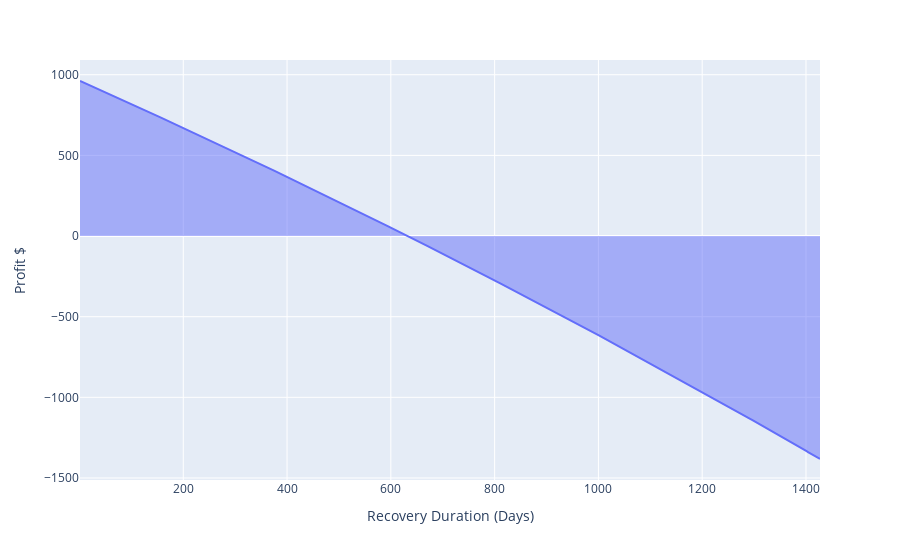

The notebook cell this image was saved under:
### Markdown cell above
Break-even analysis

### Code cell
possible_recovery_duration = range(min(full_div_recovery_duration), max(full_div_recovery_duration))
profits = []

for duration in possible_recovery_duration:
    interest = (loan_amount_per_share * (1 + daily_interst_rate) ** duration - loan_amount_per_share) * total_warrants_bought
    profits.append(total_div_received - interest)
    
break_even_df = pd.DataFrame()
break_even_df["Recovery Duration (Days)"] = possible_recovery_duration
break_even_df["Profit $"] = profits

px.area(break_even_df, x = "Recovery Duration (Days)", y = "Profit $").show()

### Figure 1 — Plotly figure (JSON) as saved in the notebook; plotly's stock layout.template omitted (floating-point values rounded to 4 significant figures; data arrays with more than 128 entries replaced by an {"elided": "..."} marker saying what was removed)
{"data": [{"fillpattern": {"shape": ""}, "hovertemplate": "Recovery Duration (Days)=%{x}<br>Profit $=%{y}<extra></extra>", "legendgroup": "", "line": {"color": "#636efa"}, "marker": {"symbol": "circle"}, "mode": "lines", "name": "", "orientation": "v", "showlegend": false, "stackgroup": "1", "type": "scatter", "x": {"elided": "1427 int values"}, "xaxis": "x", "y": {"elided": "1427 float values"}, "yaxis": "y"}], "layout": {"legend": {"tracegroupgap": 0}, "margin": {"t": 60}, "xaxis": {"anchor": "y", "domain": [0, 1], "title": {"text": "Recovery Duration (Days)"}}, "yaxis": {"anchor": "x", "domain": [0, 1], "title": {"text": "Profit $"}}}}
